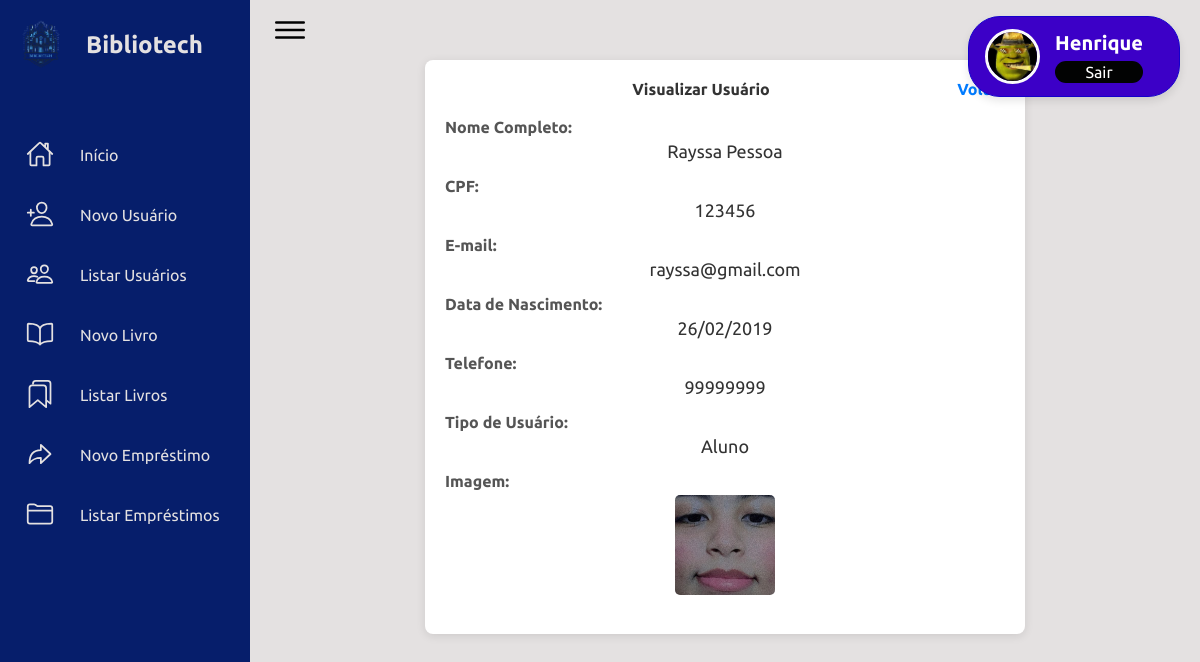
Page /adm2/?page=visualizar&id=52 (signed in) on the committed database.
### tables this page shows
CREATE TABLE `usuario` (
  `id` int(10) UNSIGNED NOT NULL,
  `nome` varchar(45) NOT NULL,
  `sobrenome` varchar(100) DEFAULT NULL,
  `cpf` char(11) NOT NULL,
  `email` varchar(100) NOT NULL,
  `senha` varchar(255) NOT NULL,
  `data_nasc` date DEFAULT NULL,
  `telefone` char(11) DEFAULT NULL,
  `imagem` varchar(50) NOT NULL,
  `tipo_usuario` int(10) UNSIGNED DEFAULT NULL,
  `status` enum('ativado','desativado') NOT NULL DEFAULT 'ativado'
);

CREATE TABLE `tipo_usuario` (
  `id_tipo` int(10) UNSIGNED NOT NULL,
  `nome_usuario` varchar(20) NOT NULL
);

### adm2/visualizarusuario.php (the view, shortened to what this page needs)
<div class="usuario-container">
    <h4 class="usuario-header">
        Visualizar Usuário
        <a href="index.php?page=listar" class="back-link">Voltar</a>
    </h4>
    <?php
    if (isset($_GET['id'])) {
        $usuario_id = mysqli_real_escape_string($conn, $_GET["id"]);
        $sql = "SELECT * FROM usuario INNER JOIN tipo_usuario ON usuario.tipo_usuario = tipo_usuario.id_tipo WHERE id = '$usuario_id'";
        $query = mysqli_query($conn, $sql);
        if (mysqli_num_rows($query) > 0) {
            $usuario = mysqli_fetch_array($query);
    ?>
        <div class="usuario-info">
            <label>Nome Completo:</label>
            <p><?=$usuario['nome']?> <?=$usuario['sobrenome']?></p>
        </div>
        <div class="usuario-info">
            <label>CPF:</label>
            <p><?=$usuario['cpf']?></p>
        </div>
        <div class="usuario-info">
            <label>E-mail:</label>
            <p><?=$usuario['email']?></p>
        </div>
        <div class="usuario-info">
            <label>Data de Nascimento:</label>
            <p><?=date('d/m/Y', strtotime($usuario['data_nasc']))?></p>
        </div>
        <div class="usuario-info">
            <label>Telefone:</label>
            <p><?=$usuario['telefone']?></p>
        </div>
        <div class="usuario-info">
            <label>Tipo de Usuário:</label>
            <p><?=$usuario['nome_usuario']?></p>
        </div>
        <div class="usuario-info">
            <label>Imagem:</label>
            <p>
                <img src="<?=$usuario['imagem']?>" alt="Imagem do usuário" class="usuario-image">
            </p>
        </div>
    <?php
        } else {
            echo "<h5>Usuário não encontrado!</h5>";
        }
    }
    ?>
</div>

### adm2/css/main.css (style rules this page uses)
* { font-family: "Ubuntu", sans-serif; margin: 0; padding: 0; box-sizing: border-box; }
:root { --nav: rgb(6, 30, 107); --form: rgb(216, 213, 213); --back: #e4e1e1; --text1: #f5f5f5; --text2: #000000; --text3: #999; }
body { min-height: 10vh; overflow-x: hidden; }
label { display: block; margin-bottom: 5px; }
p { text-align: center; color: #f44336; font-size: 18px; }

### adm2/visualizarusuario.php (style rules this page uses)
.usuario-container { background-color: #fff; border-radius: 8px; box-shadow: 0 2px 10px rgba(0, 0, 0, 0.1); padding: 20px; max-width: 600px; margin: 0 auto; }
.usuario-header { margin-bottom: 20px; color: #333; text-align: center; }
.back-link { float: right; color: #007BFF; text-decoration: none; }
.usuario-info { margin-bottom: 15px; }
.usuario-info label { font-weight: bold; color: #555; }
.usuario-info p { margin: 5px 0 10px; color: #333; }
.usuario-image { width: 100px; height: auto; border-radius: 5px; }

### rows in the picture
usuario: nome "Rayssa", sobrenome "Pessoa", cpf "123456", email "rayssa@gmail.com", data_nasc "26/02/2019", telefone "99999999", tipo_usuario.nome_usuario "Aluno", imagem (picture)

### other values in the picture
$_SESSION['nome'] "Henrique"
